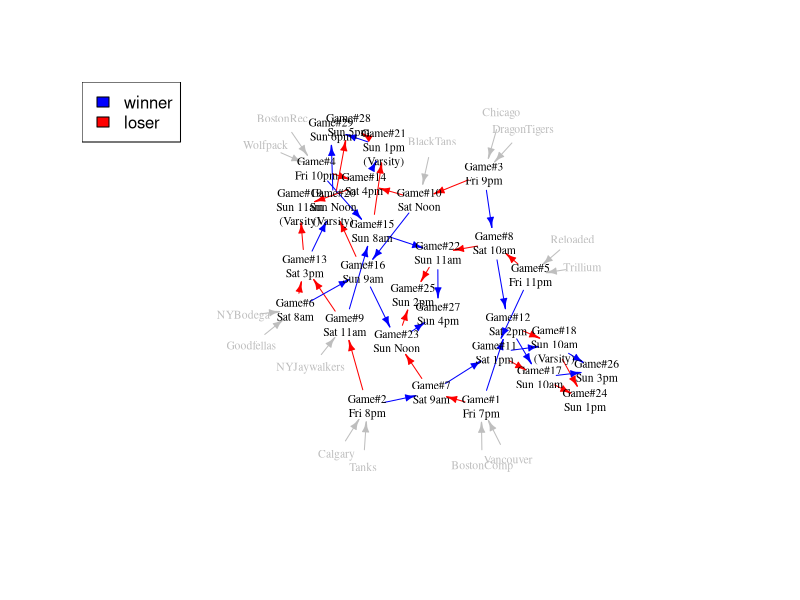

The R script that drew this image:
library(igraph)

g <- make_empty_graph() +
	vertices('BostonComp', 'Vancouver', 'Tanks', 'Calgary', 'Chicago', 'DragonTigers', 'BostonRec', 
	'Wolfpack', 'Trillium', 'Reloaded', 'Goodfellas', 'NYBodega', 'NYJaywalkers', 'BlackTans')
games <- c(
	paste('Game#1', 'Fri 7pm', sep='\n'),
	paste('Game#2', 'Fri 8pm', sep='\n'),
	paste('Game#3', 'Fri 9pm', sep='\n'),
	paste('Game#4', 'Fri 10pm', sep='\n'),
	paste('Game#5', 'Fri 11pm', sep='\n'),
	paste('Game#6', 'Sat 8am', sep='\n'),
	paste('Game#7', 'Sat 9am', sep='\n'),
	paste('Game#8', 'Sat 10am', sep='\n'),
	paste('Game#9', 'Sat 11am', sep='\n'),
	paste('Game#10', 'Sat Noon', sep='\n'),
	paste('Game#11', 'Sat 1pm', sep='\n'),
	paste('Game#12', 'Sat 2pm', sep='\n'),
	paste('Game#13', 'Sat 3pm', sep='\n'),
	paste('Game#14', 'Sat 4pm', sep='\n'),
	paste('Game#15', 'Sun 8am', sep='\n'),
	paste('Game#16', 'Sun 9am', sep='\n'),
	paste('Game#17', 'Sun 10am', sep='\n'),
	paste('Game#18', 'Sun 10am', '(Varsity)', sep='\n'),
	paste('Game#19', 'Sun 11am', '(Varsity)', sep='\n'),
	paste('Game#20', 'Sun Noon', '(Varsity)', sep='\n'),
	paste('Game#21', 'Sun 1pm', '(Varsity)', sep='\n'),
	paste('Game#22', 'Sun 11am', sep='\n'),
	paste('Game#23', 'Sun Noon', sep='\n'),
	paste('Game#24', 'Sun 1pm', sep='\n'),
	paste('Game#25', 'Sun 2pm', sep='\n'),
	paste('Game#26', 'Sun 3pm', sep='\n'),
	paste('Game#27', 'Sun 4pm', sep='\n'),
	paste('Game#28', 'Sun 5pm', sep='\n'),
	paste('Game#29', 'Sun 6pm', sep='\n')
	)
g <- add_vertices(g, length(games), name=games)

g <- g + edge('BostonComp',   games[1], color='grey')
g <- g + edge('Vancouver',    games[1], color='grey')
g <- g + edge('Tanks',        games[2], color='grey')
g <- g + edge('Calgary',      games[2], color='grey')
g <- g + edge('Chicago',      games[3], color='grey')
g <- g + edge('DragonTigers', games[3], color='grey')
g <- g + edge('BostonRec',    games[4], color='grey')
g <- g + edge('Wolfpack',     games[4], color='grey')
g <- g + edge('Trillium',     games[5], color='grey')
g <- g + edge('Reloaded',     games[5], color='grey')
g <- g + edge('Goodfellas',   games[6], color='grey')
g <- g + edge('NYBodega',     games[6], color='grey')
g <- g + edge(games[1],       games[7], color='red')
g <- g + edge(games[2],       games[7], color='blue')
g <- g + edge(games[5],       games[8], color='red')
g <- g + edge(games[3],       games[8], color='blue')
g <- g + edge('NYJaywalkers', games[9], color='grey')
g <- g + edge(games[2],       games[9], color='red')
g <- g + edge(games[3],       games[10], color='red')
g <- g + edge('BlackTans',    games[10], color='grey')
g <- g + edge(games[5],       games[11], color='blue')
g <- g + edge(games[7],       games[11], color='blue')
g <- g + edge(games[8],       games[12], color='blue')
g <- g + edge(games[1],       games[12], color='blue')
g <- g + edge(games[9],       games[13], color='red')
g <- g + edge(games[6],       games[13], color='red')
g <- g + edge(games[10],      games[14], color='red')
g <- g + edge(games[4],       games[14], color='red')
g <- g + edge(games[9],       games[15], color='blue')
g <- g + edge(games[4],       games[15], color='blue')
g <- g + edge(games[6],       games[16], color='blue')
g <- g + edge(games[10],      games[16], color='blue')
g <- g + edge(games[12],      games[17], color='blue')
g <- g + edge(games[11],      games[17], color='red')
g <- g + edge(games[11],      games[18], color='blue')
g <- g + edge(games[12],      games[18], color='red')
g <- g + edge(games[13],      games[19], color='red')
g <- g + edge(games[14],      games[19], color='red')
g <- g + edge(games[16],      games[20], color='red')
g <- g + edge(games[13],      games[20], color='blue')
g <- g + edge(games[14],      games[21], color='blue')
g <- g + edge(games[15],      games[21], color='red')
g <- g + edge(games[8],       games[22], color='red')
g <- g + edge(games[15],      games[22], color='blue')
g <- g + edge(games[16],      games[23], color='blue')
g <- g + edge(games[7],       games[23], color='red')
g <- g + edge(games[17],      games[24], color='red')
g <- g + edge(games[18],      games[24], color='red')
g <- g + edge(games[22],      games[25], color='red')
g <- g + edge(games[23],      games[25], color='red')
g <- g + edge(games[17],      games[26], color='blue')
g <- g + edge(games[18],      games[26], color='blue')
g <- g + edge(games[22],      games[27], color='blue')
g <- g + edge(games[23],      games[27], color='blue')
g <- g + edge(games[20],      games[28], color='red')
g <- g + edge(games[21],      games[28], color='red')
g <- g + edge(games[20],      games[29], color='blue')
g <- g + edge(games[21],      games[29], color='blue')

V(g)$label.color <- 'black'
V(g)$label.color[1:14] <- 'grey'
V(g)$size <- 18
V(g)$size2 <- 18
V(g)$label.cex <- 0.7
V(g)$shape <- 'none'

pdf('~/CoupeCanadaCup_Graphs.pdf', width=10, height=10)
plot(g, edge.arrow.size=0.5, layout=layout_with_gem(g))
legend('topleft', legend=c('winner','loser'), fill=c('blue','red'))
dev.off()
